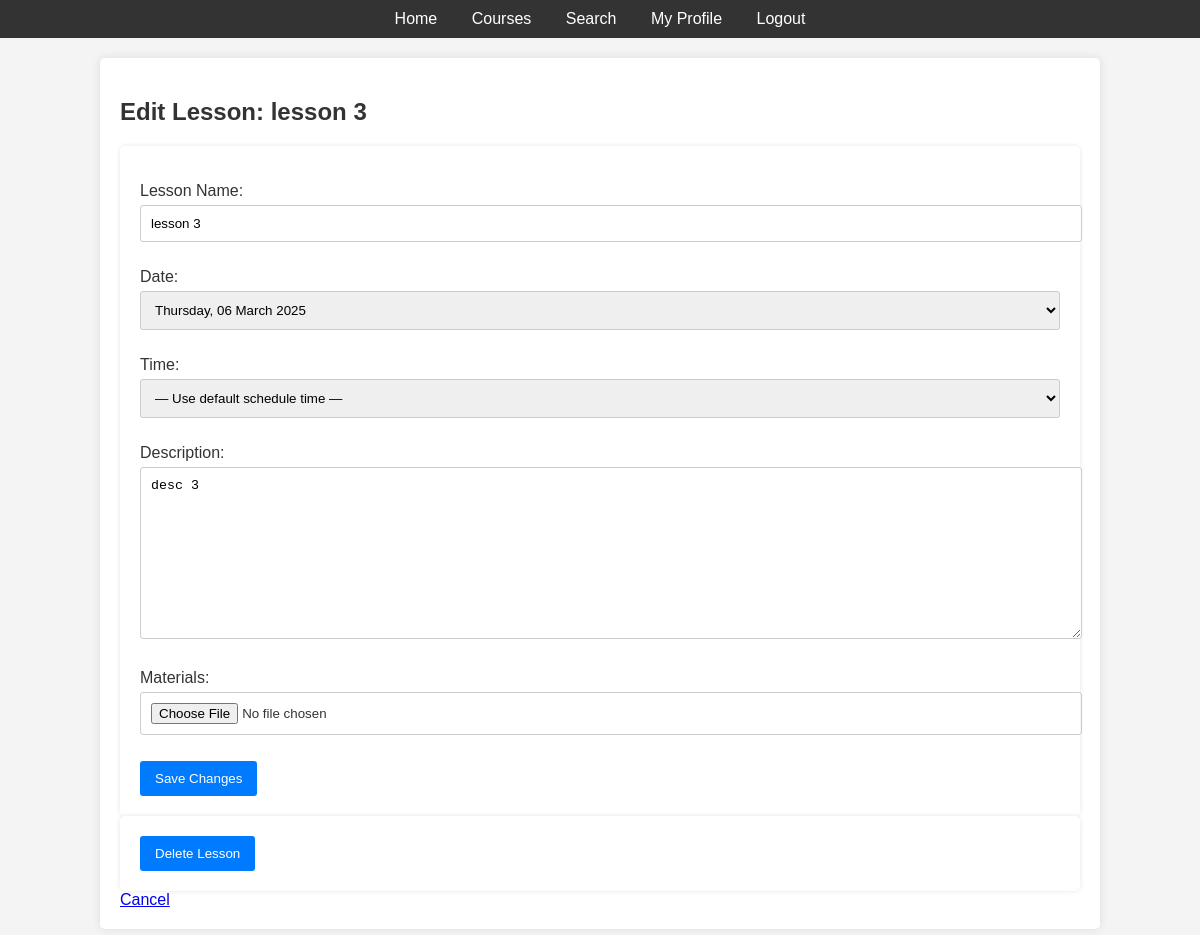
Screenshot of /lessons/3/edit_lesson/ (signed in) with the database file from the repository.
### lessons/models.py (models this page shows, shortened)
class Lesson(models.Model):
    name = models.CharField("Lesson Name", max_length=100)
    group = models.ForeignKey(StudentGroup, related_name="lessons", on_delete=models.CASCADE)
    teacher = models.ForeignKey(get_user_model(), related_name="lessons", on_delete=models.SET_NULL, null=True)
    date = models.DateField(null=True)
    time = models.TimeField(null=True)
    description = models.TextField("Description", blank=True, null=True)
    materials = models.FileField(upload_to="lesson_materials/", blank=True, null=True)
    is_conducted = models.BooleanField("Conducted", null=True, blank=True)

### lessons/views.py (the view)
# urls.py: path("<int:lesson_id>/edit_lesson/", edit_lesson, name="edit_lesson"),
@login_required
def edit_lesson(request, lesson_id):
    lesson = get_object_or_404(Lesson, id=lesson_id)
    if not request.user.groups.filter(name="Administrators").exists():
        return redirect("home")
    group = lesson.group
    if request.method == "POST":
        if "delete" in request.POST:
            lesson.delete()
            return redirect("group_detail", group_id=group.id)
        form = LessonForm(request.POST, request.FILES, instance=lesson, group=group)
        if form.is_valid():
            form.save()
            return redirect("lesson_detail", lesson_id=lesson.id)
    else:
        form = LessonForm(instance=lesson, group=group)
    return render(request, "lessons/edit_lesson.html", {"form": form, "lesson": lesson})

### lessons/forms.py (called while the page is built)
    def get_available_dates(self, group):
        schedule = group.schedule
        existing_lessons = group.lessons.values_list("date", flat=True)
        today = datetime.today().date()
        available_dates = []
        days_of_week = {
            "Monday": 0, "Tuesday": 1, "Wednesday": 2, "Thursday": 3,
            "Friday": 4, "Saturday": 5, "Sunday": 6
        }
        active_days = [days_of_week[day] for day in schedule.keys() if day in days_of_week]
        current_date = today
        while len(available_dates) < 10:
            if current_date.weekday() in active_days and current_date not in existing_lessons:
                available_dates.append((current_date.strftime("%Y-%m-%d"), current_date.strftime("%A, %d %B %Y")))
            current_date += timedelta(days=1)
        return available_dates

### templates/lessons/edit_lesson.html (shortened to what this page needs)
{% extends 'base.html' %}
{% block content %}
    <h2>Edit Lesson: {{ lesson.name }}</h2>
    <form method="POST" enctype="multipart/form-data">
        {{ form.as_p }}
        <button type="submit">Save Changes</button>
    </form>
    <form method="POST" onsubmit="return confirm('Are you sure you want to delete this lesson?');">
        <button type="submit" name="delete">Delete Lesson</button>
    </form>
    <a href="{% url 'lesson_detail' lesson.id %}">Cancel</a>
{% endblock %}

### static/css/style.css (style rules this page uses)
body { font-family: Arial, sans-serif; background-color: #f4f4f4; color: #333; margin: 0; padding: 0; }
button, .btn { display: inline-block; padding: 10px 15px; background-color: #007bff; color: white; text-decoration: none; border: none; border-radius: 3px; cursor: pointer; }
form { background-color: #fff; padding: 20px; border-radius: 5px; box-shadow: 0 0 5px rgba(0, 0, 0, 0.1); }
input, select, textarea { width: 100%; padding: 10px; margin-top: 5px; margin-bottom: 10px; border: 1px solid #ccc; border-radius: 3px; }
input[type="submit"], button { width: auto; }

### rows the page displays
Lesson: name "lesson 3", date "Thursday, 06 March 2025", time "— Use default schedule time —", description "desc 3"
